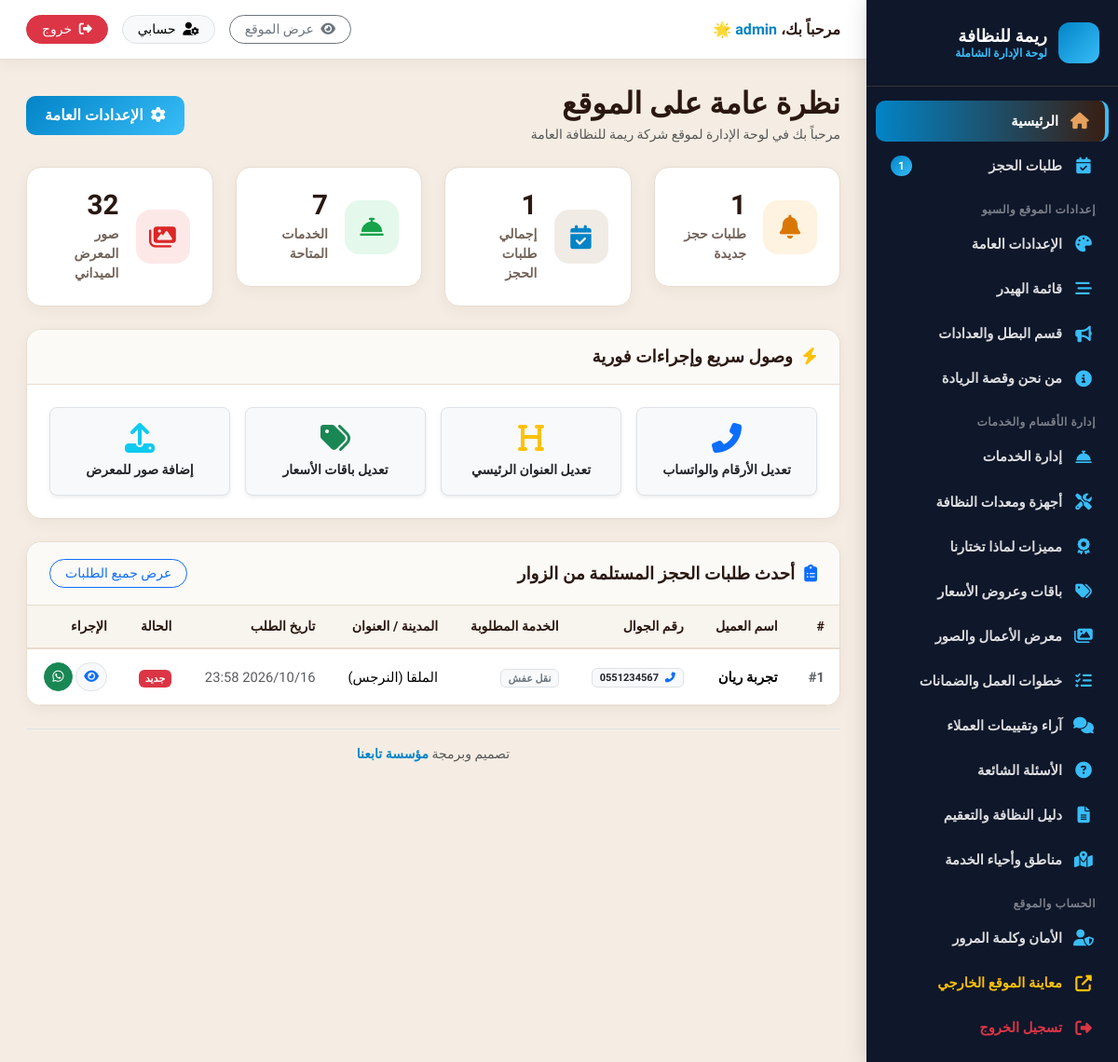
The page /admin/index.php (signed in) on the database its author committed.
### tables this page shows
CREATE TABLE bookings (
  id INTEGER PRIMARY KEY AUTOINCREMENT,
  client_name TEXT NOT NULL,
  phone TEXT NOT NULL,
  service_type TEXT,
  moving_date TEXT,
  from_area TEXT,
  to_area TEXT,
  details TEXT,
  status TEXT DEFAULT 'new',
  created_at DATETIME DEFAULT CURRENT_TIMESTAMP
);

### includes/functions.php (called while the page is built, shortened)
<?php
require_once __DIR__ . '/db.php';
function get_all_settings() {
    global $pdo;
    if ($GLOBALS['_cached_settings'] === null) {
        try {
            $stmt = $pdo->query("SELECT setting_key, setting_value FROM settings");
            while ($row = $stmt->fetch()) {
                $GLOBALS['_cached_settings'][$row['setting_key']] = $row['setting_value'];
            }
        } catch (Exception $e) {
        }
    }
    return $GLOBALS['_cached_settings'];
}
function get_setting($key, $default = '') {
    $settings = get_all_settings();
    return isset($settings[$key]) && $settings[$key] !== '' ? $settings[$key] : $default;
}
function format_whatsapp_link($phone, $message = '') {
    $clean = preg_replace('/[^0-9]/', '', (string)$phone);
    if (strpos($clean, '05') === 0) {
        $clean = '966' . substr($clean, 1);
    } elseif (strpos($clean, '5') === 0 && strlen($clean) == 9) {
        $clean = '966' . $clean;
    }
    $url = "https://wa.me/" . $clean;
    if (!empty($message)) {
        $url .= "?text=" . urlencode($message);
    }
    return $url;
}

### admin/index.php (the view)
<?php
require_once __DIR__ . '/includes/admin_header.php';
try {
    $total_bookings = (int)$pdo->query("SELECT COUNT(*) FROM bookings")->fetchColumn();
    $new_bookings   = (int)$pdo->query("SELECT COUNT(*) FROM bookings WHERE status = 'new'")->fetchColumn();
    $total_services = (int)$pdo->query("SELECT COUNT(*) FROM services")->fetchColumn();
    $total_gallery  = (int)$pdo->query("SELECT COUNT(*) FROM gallery")->fetchColumn();
    $stmt = $pdo->query("SELECT * FROM bookings ORDER BY id DESC LIMIT 8");
    $recent_bookings = $stmt->fetchAll();
} catch (Exception $e) {
    $total_bookings = $new_bookings = $total_services = $total_gallery = 0;
    $recent_bookings = [];
}
?>
<div class="d-flex align-items-center justify-content-between mb-4">
  <div>
    <h2 class="fw-bold mb-1" style="color:var(--text-dark);">نظرة عامة على الموقع</h2>
    <p class="text-muted mb-0 small">مرحباً بك في لوحة الإدارة لموقع <?= htmlspecialchars($site_name) ?></p>
  </div>
  <a href="settings.php" class="btn btn-admin-primary">
    <i class="fas fa-cog me-1"></i> الإعدادات العامة
  </a>
</div>
<div class="row g-4 mb-4">
  <div class="col-xl-3 col-sm-6">
    <div class="stat-card">
      <div class="stat-icon warning"><i class="fas fa-bell"></i></div>
      <div class="stat-info">
        <h3><?= $new_bookings ?></h3>
        <p>طلبات حجز جديدة</p>
      </div>
    </div>
  </div>
  <div class="col-xl-3 col-sm-6">
    <div class="stat-card">
      <div class="stat-icon primary"><i class="fas fa-calendar-check"></i></div>
      <div class="stat-info">
        <h3><?= $total_bookings ?></h3>
        <p>إجمالي طلبات الحجز</p>
      </div>
    </div>
  </div>
  <div class="col-xl-3 col-sm-6">
    <div class="stat-card">
      <div class="stat-icon success"><i class="fas fa-concierge-bell"></i></div>
      <div class="stat-info">
        <h3><?= $total_services ?></h3>
        <p>الخدمات المتاحة</p>
      </div>
    </div>
  </div>
  <div class="col-xl-3 col-sm-6">
    <div class="stat-card">
      <div class="stat-icon danger"><i class="fas fa-images"></i></div>
      <div class="stat-info">
        <h3><?= $total_gallery ?></h3>
        <p>صور المعرض الميداني</p>
      </div>
    </div>
  </div>
</div>
<div class="content-card mb-4">
  <div class="content-card-header">
    <h5><i class="fas fa-bolt text-warning"></i> وصول سريع وإجراءات فورية</h5>
  </div>
  <div class="content-card-body">
    <div class="row g-3">
      <div class="col-md-3 col-6">
        <a href="settings.php" class="btn btn-light border w-100 py-3 text-center d-block rounded-3 shadow-sm text-decoration-none">
          <i class="fas fa-phone-alt fa-2x text-primary d-block mb-2"></i>
          <span class="fw-bold d-block text-dark small">تعديل الأرقام والواتساب</span>
        </a>
      </div>
      <div class="col-md-3 col-6">
        <a href="hero.php" class="btn btn-light border w-100 py-3 text-center d-block rounded-3 shadow-sm text-decoration-none">
          <i class="fas fa-heading fa-2x text-warning d-block mb-2"></i>
          <span class="fw-bold d-block text-dark small">تعديل العنوان الرئيسي</span>
        </a>
      </div>
      <div class="col-md-3 col-6">
        <a href="packages.php" class="btn btn-light border w-100 py-3 text-center d-block rounded-3 shadow-sm text-decoration-none">
          <i class="fas fa-tags fa-2x text-success d-block mb-2"></i>
          <span class="fw-bold d-block text-dark small">تعديل باقات الأسعار</span>
        </a>
      </div>
      <div class="col-md-3 col-6">
        <a href="gallery.php" class="btn btn-light border w-100 py-3 text-center d-block rounded-3 shadow-sm text-decoration-none">
          <i class="fas fa-upload fa-2x text-info d-block mb-2"></i>
          <span class="fw-bold d-block text-dark small">إضافة صور للمعرض</span>
        </a>
      </div>
    </div>
  </div>
</div>
<div class="content-card">
  <div class="content-card-header">
    <h5><i class="fas fa-clipboard-list text-primary"></i> أحدث طلبات الحجز المستلمة من الزوار</h5>
    <a href="bookings.php" class="btn btn-sm btn-outline-primary rounded-pill px-3">عرض جميع الطلبات</a>
  </div>
  <div class="content-card-body p-0">
    <div class="table-responsive">
      <table class="table table-hover align-middle mb-0">
        <thead>
          <tr>
            <th>#</th>
            <th>اسم العميل</th>
            <th>رقم الجوال</th>
            <th>الخدمة المطلوبة</th>
            <th>المدينة / العنوان</th>
            <th>تاريخ الطلب</th>
            <th>الحالة</th>
            <th>الإجراء</th>
          </tr>
        </thead>
        <tbody>
          <?php if (empty($recent_bookings)): ?>
            <tr>
              <td colspan="8" class="text-center py-4 text-muted">لا توجد طلبات حجز مسجلة حتى الآن.</td>
            </tr>
          <?php else: ?>
            <?php foreach ($recent_bookings as $b):
              $status_map = [
                'new'       => ['text' => 'جديد', 'class' => 'bg-danger'],
                'contacted' => ['text' => 'تم التواصل', 'class' => 'bg-warning text-dark'],
                'completed' => ['text' => 'مكتمل', 'class' => 'bg-success'],
                'cancelled' => ['text' => 'ملغي', 'class' => 'bg-secondary']
              ];
              $st = $status_map[$b['status']] ?? ['text' => $b['status'], 'class' => 'bg-info'];
            ?>
            <tr>
              <td><span class="fw-bold text-muted">#<?= $b['id'] ?></span></td>
              <td class="fw-bold"><?= htmlspecialchars($b['client_name']) ?></td>
              <td>
                <a href="tel:<?= htmlspecialchars($b['phone']) ?>" class="badge bg-light text-dark border text-decoration-none px-2 py-1">
                  <i class="fas fa-phone-alt text-primary me-1"></i> <?= htmlspecialchars($b['phone']) ?>
                </a>
              </td>
              <td><span class="badge bg-light text-secondary border"><?= htmlspecialchars($b['service_type'] ?: 'تنظيف شامل') ?></span></td>
              <td class="small">
                <?= htmlspecialchars($b['from_area'] ?: '—') ?>
                <?php if (!empty($b['to_area'])): ?>
                  (<?= htmlspecialchars($b['to_area']) ?>)
                <?php endif; ?>
              </td>
              <td class="small text-muted"><?= date('Y/m/d H:i', strtotime($b['created_at'])) ?></td>
              <td><span class="badge <?= $st['class'] ?>"><?= $st['text'] ?></span></td>
              <td>
                <a href="bookings.php?edit_id=<?= $b['id'] ?>" class="btn btn-sm btn-light border rounded-pill px-2" title="تفاصيل">
                  <i class="fas fa-eye text-primary"></i>
                </a>
                <a href="<?= htmlspecialchars(format_whatsapp_link($b['phone'], 'مرحباً ' . $b['client_name'] . '، نتواصل معك بخصوص طلبك لخدمات النظافة والتعقيم من ' . $site_short_name)) ?>" class="btn btn-sm btn-success rounded-pill px-2" target="_blank" title="واتساب">
                  <i class="fab fa-whatsapp"></i>
                </a>
              </td>
            </tr>
            <?php endforeach; ?>
          <?php endif; ?>
        </tbody>
      </table>
    </div>
  </div>
</div>
<?php require_once __DIR__ . '/includes/admin_footer.php'; ?>

### admin/assets/css/admin.css (style rules this page uses)
:root { --sidebar-bg: #23120B; --sidebar-hover: #381E13; --sidebar-active: #8B5A2B; --primary: #8B5A2B; --primary-hover: #6B421E; --accent: #D4A373; --accent-bright: #E6A15C; --body-bg: #F5EDE3; --card-bg: #FFFFFF; --text-dark: #2A1810; --text-muted: #73645A; --border-color: #E8DCCF; --radius-lg: 16px; --radius-md: 10px; --shadow-sm: 0 4px 15px rgba(42,24,16,0.05); --shadow-md: 0 8px 25px rgba(42,24,16,0.08); }
body { font-family: 'Cairo', sans-serif; background-color: var(--body-bg); color: var(--text-dark); margin: 0; padding: 0; overflow-x: hidden; }
.stat-card { background: #FFFFFF; border-radius: var(--radius-lg); padding: 24px; border: 1px solid var(--border-color); box-shadow: var(--shadow-sm); display: flex; align-items: center; gap: 18px; transition: transform 0.3s ease, box-shadow 0.3s ease; }
.stat-icon { width: 58px; height: 58px; border-radius: 16px; display: flex; align-items: center; justify-content: center; font-size: 1.6rem; flex-shrink: 0; }
.stat-icon.primary { background: rgba(139,90,43,0.12); color: var(--primary); }
.stat-icon.success { background: rgba(34,197,94,0.12); color: #16a34a; }
.stat-icon.warning { background: rgba(245,158,11,0.12); color: #d97706; }
.stat-icon.danger { background: rgba(239,68,68,0.12); color: #dc2626; }
.stat-info h3 { font-size: 1.85rem; font-weight: 900; margin: 0; color: var(--text-dark); line-height: 1.1; }
.stat-info p { margin: 4px 0 0; font-size: 0.88rem; color: var(--text-muted); font-weight: 600; }
.content-card { background: #FFFFFF; border-radius: var(--radius-lg); border: 1px solid var(--border-color); box-shadow: var(--shadow-sm); margin-bottom: 24px; overflow: hidden; }
.content-card-header { padding: 18px 24px; border-bottom: 1px solid var(--border-color); display: flex; align-items: center; justify-content: space-between; background: #FCFAF7; }
.content-card-header h5 { margin: 0; font-weight: 800; font-size: 1.15rem; color: var(--text-dark); display: flex; align-items: center; gap: 10px; }
.content-card-body { padding: 24px; }
.btn-admin-primary { background: linear-gradient(135deg, var(--primary), var(--primary-hover)); color: white; border: none; font-weight: 700; border-radius: var(--radius-md); padding: 9px 20px; transition: all 0.25s ease; }
.table { margin-bottom: 0; vertical-align: middle; }
.table thead th { background-color: #F8F4EE; font-weight: 800; font-size: 0.88rem; color: var(--text-dark); border-bottom: 2px solid var(--border-color); padding: 12px 16px; }
.table tbody td { padding: 14px 16px; font-size: 0.92rem; border-bottom: 1px solid #F0E8DC; }

### rows shown on the page
bookings: id "1", client_name "تجربة ريان", phone "0551234567", service_type "نقل عفش", from_area "الملقا", to_area "النرجس", created_at "2026/10/16 23:58", status "جديد"

### other values the page prints
$site_short_name "ريمة للنظافة"
$new_bookings_count "1"
$_SESSION['admin_username'] "admin"
$site_name "شركة ريمة للنظافة العامة"
$new_bookings "1"
$total_bookings "1"
$total_services "7"
$total_gallery "32"
